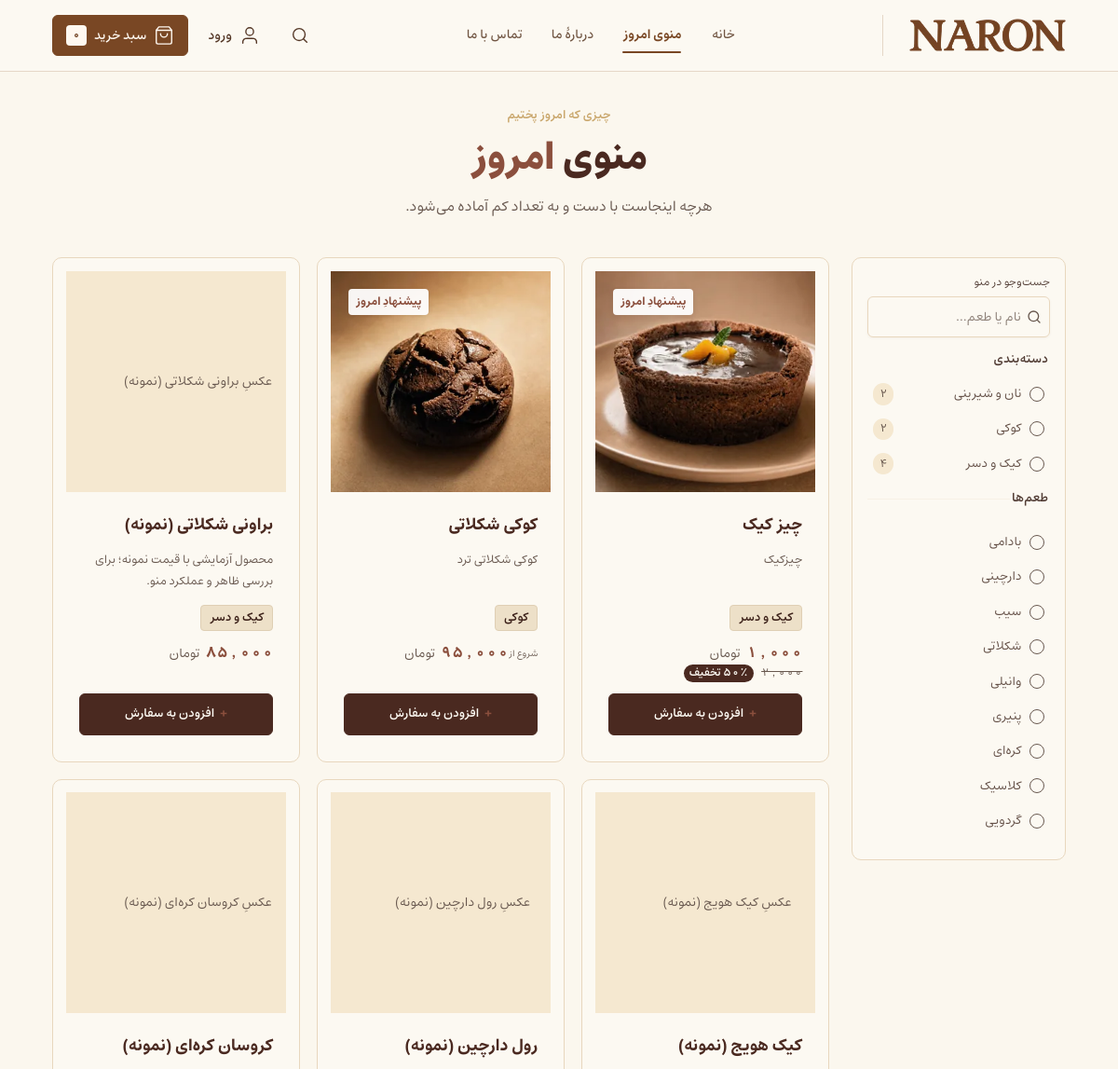
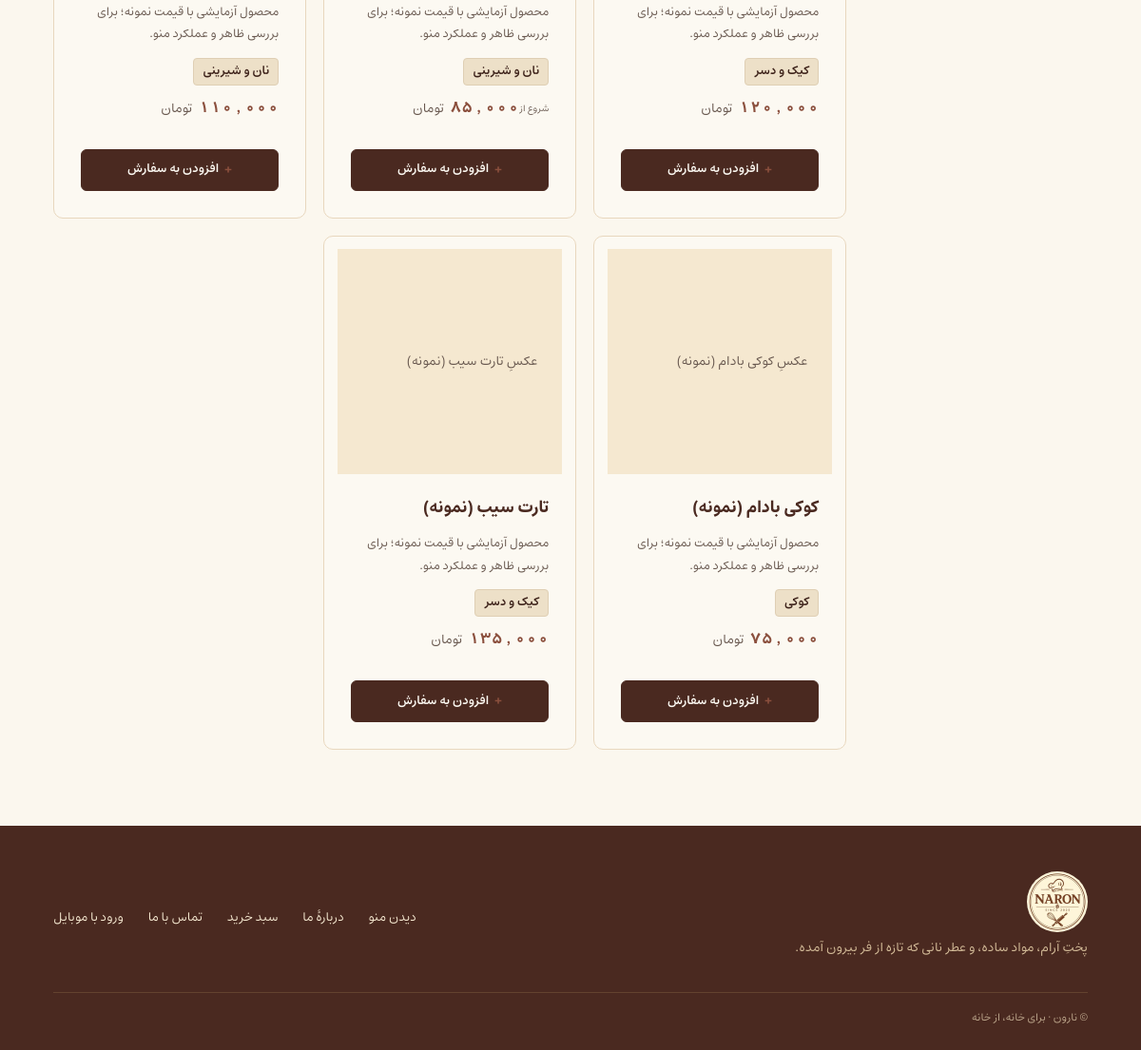
The app's page /menu/ with its own data (2 pictures, top to bottom).
### bakery/models.py (models this page shows, shortened)
class ProductCategory(models.Model):
    name = models.CharField("نام دسته", max_length=80)
    slug = models.SlugField("شناسهٔ دسته", max_length=120, unique=True, blank=True)
    sort_order = models.PositiveSmallIntegerField("ترتیب نمایش", default=0)
    class Meta:
        ordering = ("sort_order", "name")
        verbose_name = "دسته‌بندی منو"
        verbose_name_plural = "دسته‌بندی‌های منو"

class Product(models.Model):
    name = models.CharField("نام محصول", max_length=120)
    slug = models.SlugField("نشانی انگلیسی (اختیاری)", max_length=140, unique=True, blank=True)
    short_description = models.CharField("توضیح کوتاه", max_length=220, blank=True)
    description = models.TextField("توضیحات", blank=True)
    price = models.PositiveIntegerField("قیمت با تخفیف / فروش (تومان)", validators=[MinValueValidator(1)])
    original_price = models.PositiveIntegerField(
        "قیمت اصلی قبل از تخفیف (تومان)",
        null=True,
        blank=True,
        validators=[MinValueValidator(1)],
        help_text="در صورت وارد کردن عددی بزرگتر از قیمت فروش، درصد تخفیف و خط‌خوردگی قیمت به صورت خودکار نمایش داده می‌شود.",
    )
    image = models.ImageField("تصویر", upload_to="products/", blank=True)
    image_alt = models.CharField("توضیح تصویر", max_length=180, blank=True)
    ingredients = models.CharField("ترکیبات", max_length=240, blank=True)
    flavor = models.CharField("طعم / مزه", max_length=160, blank=True, help_text="مثلاً: شکلاتی، دارچینی، وانیلی، سیب، کاراملی، میوه‌ای، پنیری، بادامی")
    category = models.ForeignKey(ProductCategory, verbose_name="دسته‌بندی", related_name="products", on_delete=models.SET_NULL, null=True, blank=True)
    dietary_tags = models.ManyToManyField(
        DietaryTag,
        verbose_name="ویژگی‌های غذایی",
        related_name="products",
        blank=True,
        help_text="فقط ویژگی‌هایی را ثبت کنید که با دستور پخت و ترکیبات محصول تأیید شده‌اند.",
    )
    is_available = models.BooleanField("موجود", default=True)
    is_featured = models.BooleanField("نمایش در صفحهٔ نخست", default=False)
    sort_order = models.PositiveSmallIntegerField("ترتیب نمایش", default=0)
    created_at = models.DateTimeField(auto_now_add=True)
    class Meta:
        ordering = ("sort_order", "name")
        verbose_name = "شیرینی"
        verbose_name_plural = "شیرینی‌ها"
    @property
    def has_weight_options(self):
        return self.weight_options.filter(is_available=True).exists()
    @property
    def starting_price(self):
        first_opt = self.weight_options.filter(is_available=True).order_by("price").first()
        if first_opt:
            return first_opt.price
        return self.price
    def get_absolute_url(self):
        return reverse("product_detail", kwargs={"slug": self.slug})

### bakery/views.py (the view, shortened to what this page needs)
# urls.py: path("menu/", views.menu, name="menu"),
def menu(request):
    categories = ProductCategory.objects.filter(products__is_available=True).distinct()
    dietary_tags = DietaryTag.objects.filter(products__is_available=True).distinct()
    all_flavors = _extract_unique_flavors()
    selected_category = request.GET.get("category", "")
    selected_diet = request.GET.get("diet", "")
    selected_flavor = request.GET.get("flavor", request.GET.get("ingredient", "")).strip()
    query = request.GET.get("q", "").strip()[:80]
    valid_categories = set(categories.values_list("slug", flat=True))
    valid_diets = set(dietary_tags.values_list("slug", flat=True))
    if selected_category not in valid_categories:
        selected_category = ""
    if selected_diet not in valid_diets:
        selected_diet = ""
    if selected_flavor and selected_flavor not in all_flavors:
        selected_flavor = ""
    products = Product.objects.filter(is_available=True).select_related("category").prefetch_related("dietary_tags")
    if selected_category:
        products = products.filter(category__slug=selected_category)
    if selected_diet:
        products = products.filter(dietary_tags__slug=selected_diet)
    if selected_flavor:
        products = products.filter(Q(flavor__icontains=selected_flavor) | Q(ingredients__icontains=selected_flavor))
    context = {
        "products": products.distinct(),
        "categories": categories,
        "dietary_tags": dietary_tags,
        "all_flavors": all_flavors,
        "all_ingredients": all_flavors,
        "selected_category": selected_category,
        "selected_diet": selected_diet,
        "selected_flavor": selected_flavor,
        "selected_ingredient": selected_flavor,
        "query": query,
    }
    if request.headers.get("X-Requested-With") == "XMLHttpRequest":
        return render(request, "bakery/_menu_results.html", context)
    return render(request, "bakery/menu.html", context)

### templates/bakery/menu.html (shortened to what this page needs)
{% extends "base.html" %}
{% load bakery_tags %}
{% block content %}
<section class="page-intro compact menu-intro"><p class="eyebrow">چیزی که امروز پختیم</p><h1>منوی <em>امروز</em></h1><p>هرچه اینجاست با دست و به تعداد کم آماده می‌شود.</p></section>
<section class="section-shell menu-section">
  <div class="menu-layout">
    <form class="menu-sidebar" id="menu-filters-form" method="get" action="{% url 'menu' %}">
      <div class="sidebar-search">
        {% include "bakery/_search_input.html" with value=query placeholder="نام یا طعم…" shortcut="/" %}
      </div>
      {% if categories %}
      <fieldset class="filter-group">
        <legend class="filter-group-title">دسته‌بندی</legend>
        <ul class="filter-list">
          {% for category in categories %}
          <li>
            <label class="filter-option">
              <input type="radio" name="category" value="{{ category.slug }}"{% if selected_category == category.slug %} checked{% endif %}>
              <span class="filter-option-text">{{ category.name }}</span>
              <span class="filter-option-count">{{ category.products.count|fa_digits }}</span>
            </label>
          </li>
          {% endfor %}
        </ul>
      </fieldset>
      {% endif %}
      {% if all_flavors %}
      <fieldset class="filter-group">
        <legend class="filter-group-title">طعم‌ها</legend>
        <ul class="filter-list filter-list-scrollable">
          {% for flav in all_flavors %}
          <li>
            <label class="filter-option">
              <input type="radio" name="flavor" value="{{ flav }}"{% if selected_flavor == flav %} checked{% endif %}>
              <span class="filter-option-text">{{ flav }}</span>
            </label>
          </li>
          {% endfor %}
        </ul>
      </fieldset>
      {% endif %}
    </form>
    <div class="menu-main">
      {% include "bakery/_menu_results.html" %}
    </div>
  </div>
</section>
{% endblock %}

### templates/base.html (shortened to what this page needs)
{% load static bakery_tags %}
<!doctype html>
<html lang="fa" dir="rtl">
<head>
  <link rel="stylesheet" href="{% static 'bakery/site.css' %}">
  <link rel="stylesheet" href="{% static 'bakery/navbar.css' %}">
</head>
<body>
  <header class="site-header-wrapper site-masthead">
    <div class="masthead-inner">
      <a class="masthead-brand" href="{% url 'home' %}" aria-label="نارون، صفحهٔ اصلی">
        {% include "bakery/_wordmark.html" %}
      </a>
      <nav id="primary-navigation" class="primary-nav" aria-label="ناوبری اصلی">
        <a href="{% url 'home' %}" class="primary-nav-item{% if request.resolver_match.url_name == 'home' %} is-active{% endif %}" {% if request.resolver_match.url_name == 'home' %}aria-current="page"{% endif %}>
          خانه
        </a>
        <a href="{% url 'menu' %}" class="primary-nav-item{% if request.resolver_match.url_name == 'menu' %} is-active{% endif %}" {% if request.resolver_match.url_name == 'menu' %}aria-current="page"{% endif %}>
          منوی امروز
        </a>
        <a href="{% url 'about' %}" class="primary-nav-item{% if request.resolver_match.url_name == 'about' %} is-active{% endif %}" {% if request.resolver_match.url_name == 'about' %}aria-current="page"{% endif %}>
          دربارهٔ ما
        </a>
        <a href="{% url 'contact' %}" class="primary-nav-item{% if request.resolver_match.url_name == 'contact' %} is-active{% endif %}" {% if request.resolver_match.url_name == 'contact' %}aria-current="page"{% endif %}>
          تماس با ما
        </a>
      </nav>
      <div class="masthead-actions">
        <button class="header-search-toggle masthead-icon-button" type="button" aria-label="بازکردن جست‌وجو" aria-expanded="false" aria-controls="header-search-panel">
          <svg width="22" height="22" viewBox="0 0 24 24" fill="none" stroke="currentColor" stroke-width="1.5" stroke-linecap="round" aria-hidden="true"><circle cx="11" cy="11" r="7"/><path d="m16 16 4 4"/></svg>
        </button>
        {% if request.user.is_authenticated %}
          <a class="masthead-account" href="{% url 'customer_profile' %}" aria-label="حساب کاربری" {% if request.resolver_match.url_name == 'customer_profile' %}aria-current="page"{% endif %}>
            {% include "bakery/_account_icon.html" %}<span>حساب کاربری</span>
          </a>
        {% else %}
          <a class="masthead-account" href="{% url 'phone_login' %}" aria-label="ورود با موبایل" {% if request.resolver_match.url_name == 'phone_login' %}aria-current="page"{% endif %}>
            {% include "bakery/_account_icon.html" %}<span>ورود</span>
          </a>
        {% endif %}
        <a class="basket-link masthead-cart" href="{% url 'basket' %}" aria-label="سبد خرید" {% if request.resolver_match.url_name == 'basket' %}aria-current="page"{% endif %}>
          {% include "bakery/_cart_icon.html" %}
          <span class="masthead-cart-label">سبد خرید</span>
          <span class="basket-count">{{ cart_count|fa_digits }}</span>
        </a>
      </div>
    </div>
  </header>
  <main id="main">{% block content %}{% endblock %}</main>
  <footer class="site-footer">
    <div><a class="footer-mark" href="{% url 'home' %}"><img class="naron-logo" src="{% static 'bakery/naron-logo.webp' %}" width="64" height="64" alt="نارون | Naron Bakery"></a><p>پختِ آرام، مواد ساده، و عطر نانی که تازه از فر بیرون آمده.</p></div>
    <div class="footer-links"><a href="{% url 'menu' %}">دیدن منو</a><a href="{% url 'about' %}">دربارهٔ ما</a><a href="{% url 'basket' %}">سبد خرید</a><a href="{% url 'contact' %}">تماس با ما</a>{% if request.user.is_staff %}<a href="{% url 'shop_dashboard' %}">داشبورد فروش</a>{% endif %}<a href="{% if request.user.is_authenticated %}{% url 'customer_profile' %}{% else %}{% url 'phone_login' %}{% endif %}">{% if request.user.is_authenticated %}پروفایل{% else %}ورود با موبایل{% endif %}</a></div>
    <small>© نارون · برای خانه، از خانه</small>
  </footer>
</body>
</html>

### templates/bakery/_wordmark.html
{% load static %}
<picture class="masthead-wordmark">
  <source media="(prefers-color-scheme: dark)" srcset="{% static 'bakery/naron-wordmark-light.webp' %} 320w, {% static 'bakery/naron-wordmark-light@2x.webp' %} 640w" sizes="(max-width: 49.999rem) 8.5rem, (max-width: 69.999rem) 9rem, 10.5rem">
  <img class="masthead-logo" src="{% static 'bakery/naron-wordmark.webp' %}" srcset="{% static 'bakery/naron-wordmark.webp' %} 320w, {% static 'bakery/naron-wordmark@2x.webp' %} 640w" sizes="(max-width: 49.999rem) 8.5rem, (max-width: 69.999rem) 9rem, 10.5rem" width="320" height="69" alt="NARON | نارون" decoding="async">
</picture>

### templates/bakery/_cart_icon.html
<svg viewBox="0 0 24 24" width="22" height="22" fill="none" stroke="currentColor" stroke-width="1.5" stroke-linecap="round" stroke-linejoin="round" aria-hidden="true">
  <path d="M6 2 3 6v14a2 2 0 0 0 2 2h14a2 2 0 0 0 2-2V6l-3-4Z"></path>
  <path d="M3 6h18"></path>
  <path d="M16 10a4 4 0 0 1-8 0"></path>
</svg>

### templates/bakery/_search_input.html (shortened to what this page needs)
<label class="menu-search-label" for="{{ id|default:'menu-search-input' }}">جست‌وجو در منو</label>
<div class="search-input-field{% if size == 'sm' %} search-sm{% endif %}" dir="rtl">
  <span class="search-icon search-magnifier" aria-hidden="true">
    <svg viewBox="0 0 24 24" width="16" height="16" fill="none" stroke="currentColor" stroke-width="2" stroke-linecap="round" stroke-linejoin="round">
      <circle cx="11" cy="11" r="8"></circle>
      <line x1="21" y1="21" x2="16.65" y2="16.65"></line>
    </svg>
  </span>
  <input
    aria-label="جست‌وجو در منو"
    type="search"
    name="{{ name|default:'q' }}"
    value="{{ value|default:'' }}"
    placeholder="{{ placeholder|default:'جست‌وجوی شیرینی…' }}"
    inputmode="search"
    enterkeyhint="search"
    autocomplete="off"
    class="search-text-input"
    id="{{ id|default:'menu-search-input' }}"
  />
</div>

### templates/bakery/_menu_results.html (shortened to what this page needs)
<div id="menu-results" aria-live="polite" aria-busy="false">
  {% if products %}
    <div class="product-grid" id="product-grid">
      {% for product in products %}
        {% include "bakery/_product.html" %}
      {% endfor %}
    </div>
  {% else %}
    <div class="empty-menu"><p>منوی امروز هنوز آماده نشده.</p><span>کمی بعد دوباره سر بزنید.</span></div>
  {% endif %}
</div>

### templates/bakery/_product.html (shortened to what this page needs)
{% load bakery_tags %}
<article class="product-item" data-reveal data-href="{{ product.get_absolute_url }}">
  <a class="product-photo{% if not product.image %} is-empty{% endif %}" href="{{ product.get_absolute_url }}" tabindex="-1" aria-hidden="true">
    {% if product.image %}<img src="{{ product.image.url }}" srcset="{% catalog_srcset product.image %}" sizes="(max-width: 799px) 90vw, (max-width: 1200px) 25vw, 270px" width="640" height="640" alt="{{ product.image_alt|default:product.name }}" loading="lazy">{% else %}<span class="photo-pending">عکسِ {{ product.name }}</span>{% endif %}
    {% if product.is_featured %}<span class="product-stamp">پیشنهادِ امروز</span>{% endif %}
  </a>
  <div class="product-body">
    <div class="product-heading">
      <h3><a class="product-title-link" href="{{ product.get_absolute_url }}">{{ product.name }}</a></h3>
      <p class="product-desc">{{ product.short_description }}</p>
    </div>
    {% if product.category or product.dietary_tags.all %}
      <div class="product-labels">
        {% if product.category %}<span class="category-label">{{ product.category.name }}</span>{% endif %}
      </div>
    {% endif %}
    <div class="product-footer">
      <div class="product-price-wrap">
        {% if product.has_weight_options %}
          <div class="price-start-badge"><small>شروع از</small></div>
          {% render_price amount=product.starting_price original=product.original_price size="sm" %}
        {% else %}
          {% render_price amount=product.price original=product.original_price size="sm" %}
        {% endif %}
      </div>
      <form method="post" action="{% url 'add_to_basket' product.id %}" class="add-form" data-cart-add>
        <button class="small-button" type="submit">
          <span class="btn-icon" aria-hidden="true">+</span>
          <span>افزودن به سفارش</span>
        </button>
      </form>
    </div>
  </div>
</article>

### templates/bakery/_price.html
{% load bakery_tags %}
<div class="price-container price-{{ size|default:'md' }}">
  <span class="price-primary">
    <strong class="price-amount"><bdi>{{ amount|toman }}</bdi></strong>
    <span class="price-unit">{{ unit|default:"تومان" }}</span>
  </span>
  {% if dynamic or off > 0 and original %}
    <span class="price-discount-row"{% if not off %} hidden{% endif %}>
      <span class="price-original">{% if off %}{{ original|toman }}{% endif %}</span>
      <span class="price-badge">{% if off %}{{ off|fa_digits }}٪ تخفیف{% endif %}</span>
    </span>
  {% endif %}
</div>

### records on screen
ProductCategory: slug "☐ نان و شیرینی ۲", name "نان و شیرینی", products.count|fa_digits "۲"
ProductCategory: slug "☐ کوکی ۲", name "کوکی", products.count|fa_digits "۲"
ProductCategory: slug "☐ کیک و دسر ۴", name "کیک و دسر", products.count|fa_digits "۴"
Product: shows a picture, is_featured "پیشنهادِ امروز", name "چیز کیک", short_description "چیزکیک", category.name "کیک و دسر", amount "۱٬۰۰۰", unit "تومان", original "۲٬۰۰۰", off "۵۰"
Product: shows a picture, is_featured "پیشنهادِ امروز", name "کوکی شکلاتی", short_description "کوکی شکلاتی ترد", category.name "کوکی", amount "۹۵٬۰۰۰", unit "تومان"
Product: name "براونی شکلاتی (نمونه)", short_description "محصول آزمایشی با قیمت نمونه؛ برای بررسی ظاهر و عملکرد منو.", category.name "کیک و دسر", amount "۸۵٬۰۰۰", unit "تومان"
Product: name "کیک هویج (نمونه)", short_description "محصول آزمایشی با قیمت نمونه؛ برای بررسی ظاهر و عملکرد منو.", category.name "کیک و دسر", amount "۱۲۰٬۰۰۰", unit "تومان"
Product: name "رول دارچین (نمونه)", short_description "محصول آزمایشی با قیمت نمونه؛ برای بررسی ظاهر و عملکرد منو.", category.name "نان و شیرینی", amount "۸۵٬۰۰۰", unit "تومان"
Product: name "کروسان کره‌ای (نمونه)", short_description "محصول آزمایشی با قیمت نمونه؛ برای بررسی ظاهر و عملکرد منو.", category.name "نان و شیرینی", amount "۱۱۰٬۰۰۰", unit "تومان"
Product: name "کوکی بادام (نمونه)", short_description "محصول آزمایشی با قیمت نمونه؛ برای بررسی ظاهر و عملکرد منو.", category.name "کوکی", amount "۷۵٬۰۰۰", unit "تومان"
Product: name "تارت سیب (نمونه)", short_description "محصول آزمایشی با قیمت نمونه؛ برای بررسی ظاهر و عملکرد منو.", category.name "کیک و دسر", amount "۱۳۵٬۰۰۰", unit "تومان"

### other values on screen
{{ cart_count|fa_digits }} "۰"
{{ flav }} "بادامی" "دارچینی" "سیب" "شکلاتی" "وانیلی" "پنیری" "کره‌ای" "کلاسیک" "گردویی"
